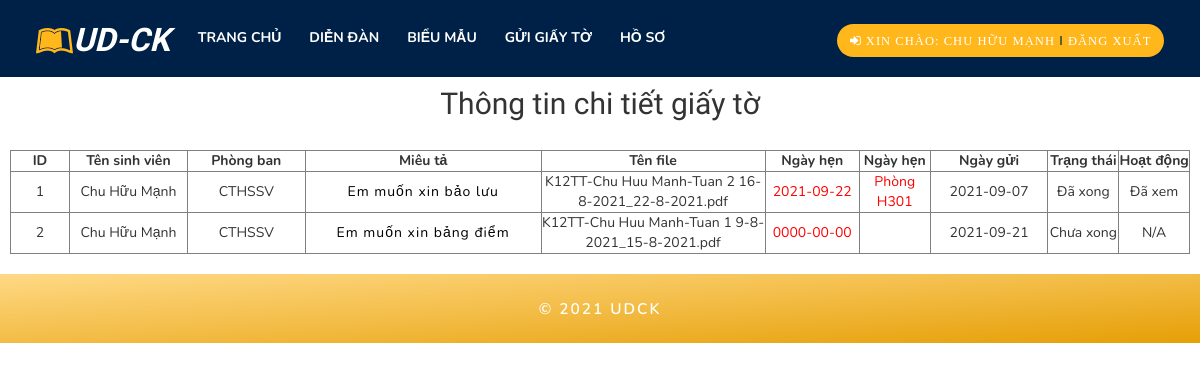
Screenshot of /viewscanf.php (signed in) with the database file from the repository.
### tables this page shows
CREATE TABLE IF NOT EXISTS `tbl_scanf` (
`scanf_Id` int(11) NOT NULL,
  `id` int(11) NOT NULL,
  `departmentId` int(11) NOT NULL,
  `scanf_desc` varchar(255) NOT NULL,
  `scanf_file` varchar(255) NOT NULL,
  `scanf_Date` date NOT NULL,
  `cmt` varchar(300) NOT NULL,
  `status` int(11) NOT NULL,
  `date_scanf` date NOT NULL
);

CREATE TABLE IF NOT EXISTS `tbl_student` (
`id` int(11) NOT NULL,
  `name` varchar(255) NOT NULL,
  `address` varchar(255) NOT NULL,
  `city` varchar(50) NOT NULL,
  `country` varchar(50) NOT NULL,
  `mssv` varchar(30) NOT NULL,
  `class` varchar(200) NOT NULL,
  `department` varchar(50) NOT NULL,
  `phone` varchar(30) NOT NULL,
  `email` varchar(80) NOT NULL,
  `password` varchar(200) NOT NULL
);

CREATE TABLE IF NOT EXISTS `tbl_department` (
`departmentId` int(11) NOT NULL,
  `departmentName` varchar(255) NOT NULL
);

### lib/session.php (called while the page is built, shortened)
<?php
class Session{
 public static function get($key){
    if (isset($_SESSION[$key])) {
     return $_SESSION[$key];
    } else {
     return false;
    }
 }
}
?>

### lib/database.php (called while the page is built, shortened)
<?php
Class Database{
   public $host   = DB_HOST;
   public $user   = DB_USER;
   public $pass   = DB_PASS;
   public $dbname = DB_NAME;
   public $link;
private function connectDB(){
   $this->link = new mysqli($this->host, $this->user, $this->pass,
    $this->dbname);
 }
public function select($query){
  $result = $this->link->query($query) or
   die($this->link->error.__LINE__);
  if($result->num_rows > 0){
    return $result;
  } else {
    return false;
  }
 }
}

### classes/scanf.php (called while the page is built, shortened)
<?php
	$filepath = realpath(dirname(__FILE__));
	include_once ($filepath.'/../lib/database.php');
	include_once ($filepath.'./../lib/session.php');
?>
<?php
	class scanf
	{
		private $db;
		public function __construct()
		{
			$this->db = new Database();
		}
		  public function get_scanf_student($id){
		  	$id = Session::get('student_id');
            $query = "
			SELECT tbl_scanf.*, tbl_department.departmentName, tbl_student.name
			FROM tbl_scanf INNER JOIN tbl_department ON tbl_scanf.departmentId = tbl_department.departmentId INNER JOIN tbl_student ON tbl_scanf.id = tbl_student.id WHERE tbl_student.id = $id
			order by tbl_scanf.scanf_Id desc";
            $get_scanf_student = $this->db->select($query);
            return $get_scanf_student;
        }
	}
?>

### viewscanf.php (the view, shortened to what this page needs)
<?php
    include './lib/session.php';
?>
<?php include './classes/scanf.php';?>
<?php
  	$scanf = new scanf();
?>
<!DOCTYPE html>
<html lang="zxx">
<head>
	<link rel="stylesheet" href="css/bootstrap.css">
	<link rel="stylesheet" href="css/style.css" type="text/css" media="all" />
	<link rel="stylesheet" href="css/font-awesome.css">
	<link rel="stylesheet" href="css/swipebox.css">
	<link rel="stylesheet" href="css/jquery-ui.css" />
	</head>
<body>
<div class="main_section_agile" id="home">
	<div class="agileits_w3layouts_banner_nav">
		<nav class="navbar navbar-default">
			<div class="navbar-header navbar-left">
			<h1><a class="navbar-brand" href="index.php"><i class="fa fa-leanpub" aria-hidden="true"></i>ud-ck</a></h1>
			</div>
			<ul class="agile_form" >
				<li><a href="?action=logout" class="active"href="index.php" ><i class="fa fa-sign-in" aria-hidden="true"> Xin chào: <?= Session::get('student_name') ?> <span style="color: #002147;">&#8214;</span>
               ?> Đăng Xuất</i>
			</a>
				</li>
			</ul>
			<div class="collapse navbar-collapse navbar-right" id="bs-example-navbar-collapse-1">
				<nav class="link-effect-2" id="link-effect-2">
					<ul class="nav navbar-nav">
						<li class="effect-3"><a href="trangcon.php" >Trang Chủ</a></li>
						<li><a href="forum.php" class="effect-3 ">Diễn đàn</a></li>
						<li><a href="papers.php" class="effect-3 ">Biểu mẫu</a></li>
						<li><a href="scanf.php" class="effect-3 ">Gửi giấy tờ</a></li>
						<li><a href="profile.php" class="effect-3 ">Hồ Sơ</a></li>
					</ul>
				</nav>
			</div>
		</nav>
	</div>
</div>
	<div class="cartoption"  >
			<div class="cartpage" style="margin-bottom: 20px;">
			    	<h2 style ="text-align: center; margin-bottom: 30px;margin-top: 10px;">Thông tin chi tiết giấy tờ</h2>
						<table class="tblone"  style="margin: 10px;" border="1px">
							<tr >
								<th width="5%"style="text-align:center;">ID</th>
								<th width="10%"style="text-align:center;">Tên sinh viên</th>
								<th width="10%"style="text-align:center;">Phòng ban</th>
								<th width="20%"style="text-align:center;">Miêu tả</th>
								<th width="19%"style="text-align:center;">Tên file</th>
								<th width="8%"style="text-align:center;">Ngày hẹn</th>
								<th width="6%"style="text-align:center;">Ngày hẹn</th>
								<th width="10%"style="text-align:center;">Ngày gửi</th>
								<th width="6%"style="text-align:center;">Trạng thái</th>
								<th width="6%"style="text-align:center;">Hoạt động</th>
							</tr>
							<?php
							$id = Session::get('student_id');
							$get_scanf_student = $scanf->get_scanf_student($id);
							if($get_scanf_student){
								$i = 0;
								while($result = $get_scanf_student->fetch_assoc()){
									$i++;
							?>
							<tr>
								<td style="text-align:center;"><?php echo $i; ?></td>
								<td style="text-align:center;"><?php echo $result['name']?></td>
								<td style="text-align:center;"><?php echo $result['departmentName'] ?></td>
								<td style="text-align:center;"><?php echo $result['scanf_desc'] ?></td>
								<td style="text-align:center;"><?php echo $result['scanf_file'] ?></td>
								<td style="color: red;text-align:center;"><?php echo $result['scanf_Date'] ?></td>
								<td style="color: red;text-align:center;"><?php echo $result['cmt'] ?></td>
								<td style="text-align:center;"><?php echo $result['date_scanf'] ?></td>
								<td style="text-align:center;">
									<?php
									if($result['status']=='0'){
										echo 'Chưa xong';
									}elseif($result['status']==1){
									?>
									<span>Chưa xem</span>
									<?php
									}elseif($result['status']==2){
										echo 'Đã xong';
									}
									 ?>
								</td>
								<?php
								if($result['status']=='0'){
								?>
								<td style="text-align:center;"><?php echo 'N/A';?></td>
								<?php
								}elseif($result['status']=='1'){
								?>
								<td style="text-align:center;"><a href="?confirmid=<?php echo $result['scanf_Id'] ?>&time=<?php echo $result['date_scanf'] ?>">Xác nhận thông báo</a></td>
								<?php
							}else{
								?>
								<td style="text-align:center;"><?php echo 'Đã xem'; ?></td>
								<?php
								}
								?>
							</tr>
						<?php
							}
						}
						?>
						</table>
					</div>
    	</div>
<div class="w3layouts_copy_right">
	<div class="container">
		<p>&copy 2021 UDCK</p>
	</div>
</div>
</body>
</html>

### css/style.css (style rules this page uses)
body { padding:0; margin:0; background:#fff; position:relative; font-family: 'Nunito', sans-serif; }
body a { transition:0.5s all; -webkit-transition:0.5s all; -moz-transition:0.5s all; -o-transition:0.5s all; -ms-transition:0.5s all; }
h1,h2,h3,h4,h5,h6 { margin:0; font-family: 'Exo 2', sans-serif; }
p { margin:0; font-family: 'Nunito', sans-serif; letter-spacing:1px; color:#000000; line-height:1.8em; font-size:1em; }
ul { margin:0; padding:0; }
.main_section_agile { background: #002147; }
.navbar-default { background: none; border: none; }
.navbar { margin-bottom: 0; }
.navbar-collapse { padding: 0; }
.navbar-right { margin-right: 0; }
.navbar-default .navbar-nav > li > a { font-weight: 700; letter-spacing: 1px; }
.navbar-nav > li > a { margin: 0 1.5em; padding: 0 0 0.5em; text-transform: uppercase; }
nav.navbar.navbar-default { background: none; padding: 1.7em 0 0.2em 0; }
.navbar-default .navbar-nav > li > a { color:#fff; }
a.navbar-brand { color: #fff!important; padding: 0; font-size: 0.9em; font-weight: 700; text-transform: uppercase; font-style: italic; }
a.navbar-brand i { color:#ffb71c; }
.navbar-right { float: left !important; }
div#bs-example-navbar-collapse-1 { margin-top: .3em; padding-left: 4em; }
.effect-3 { overflow: hidden; }
.effect-3:before { left: -1px; bottom: 0; width: 100%; height: 2px; background:#ffb71c; content: ''; position: absolute; transition: transform .5s ease; transform: translateX(-100%); -webkit-transform: translateX(-100%); -moz-transform: translateX(-100%); -o-transform: translateX(-100%); -ms-transform: translateX(-100%); }
.agileits_w3layouts_banner_nav { margin: 0 auto; width: 90%; }
ul.agile_form { float: right; padding-top: .5em; }
ul.agile_form li a { background:#ffb71c; color: #fff; font-size: 0.9em; padding: 8px 1em; text-transform: uppercase; letter-spacing: 1px; border-radius: 30px; -webkit-border-radius: 30px; -o-border-radius: 30px; -moz-border-radius: 30px; -ms-border-radius: 30px; }
ul.agile_form li { display:inline-block; list-style:none; }
.w3layouts_copy_right { padding: 1.5em 0; text-align: center; background:-webkit-linear-gradient(#ffd985,#e69f06); background:-moz-linear-gradient(#ffd985,#e69f06); background:-ms-linear-gradient(#ffd985,#e69f06); background: linear-gradient(to right bottom,#ffd985,#e69f06); }
.w3layouts_copy_right p { color: #fff; font-weight: 600; letter-spacing: 2px; font-size: 1.1em; }
@media (max-width: 1440px) { .navbar-nav > li > a { margin: 0 1em; } }
@media (max-width: 1440px) { div#bs-example-navbar-collapse-1 { padding-left: 3em; } }
@media (max-width: 1366px) { .navbar-default .navbar-nav > li > a { letter-spacing: 0px; } }
@media (max-width: 1280px) { .agileits_w3layouts_banner_nav { width: 94%; } }
@media (max-width: 1280px) { div#bs-example-navbar-collapse-1 { padding-left: 1em; } }

### rows the page displays
tbl_scanf: tbl_student.name "Chu Hữu Mạnh", departmentId.departmentName "CTHSSV", scanf_desc "Em muốn xin bảo lưu", scanf_file "K12TT-Chu Huu Manh-Tuan 2 16-8-2021_22-8-2021.pdf", scanf_Date "2021-09-22", cmt "Phòng H301", date_scanf "2021-09-07", status "Đã xong"
tbl_scanf: tbl_student.name "Chu Hữu Mạnh", departmentId.departmentName "CTHSSV", scanf_desc "Em muốn xin bảng điểm", scanf_file "K12TT-Chu Huu Manh-Tuan 1 9-8-2021_15-8-2021.pdf", scanf_Date "0000-00-00", date_scanf "2021-09-21", status "Chưa xong"

### other values shown
Session::get('student_name') "CHU HỮU MẠNH"
